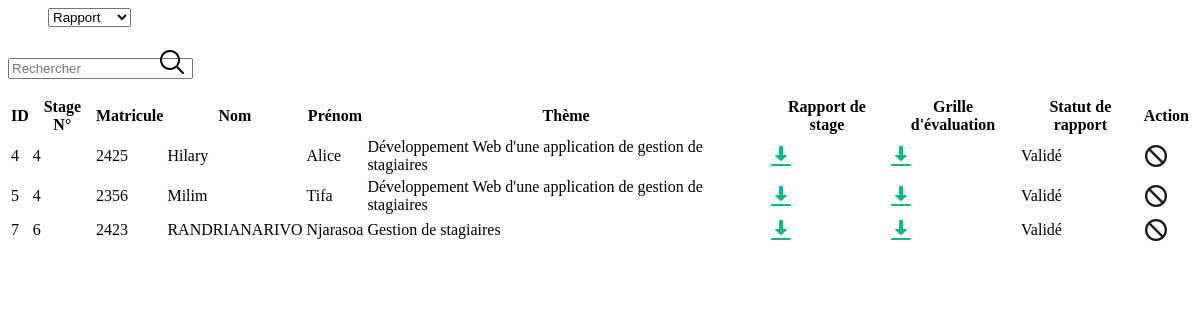
Before: /stagiaires/rapportValide/ with the older database file.
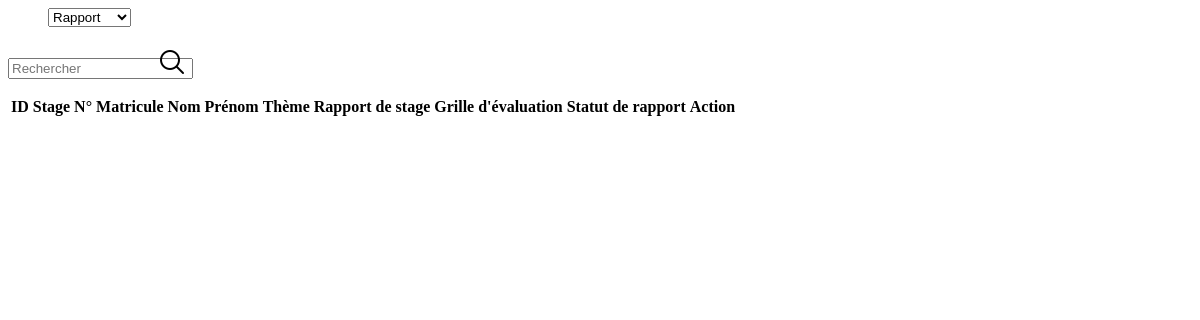
After: the same page with the newer database file.
### stagiaires/models.py (models this page shows)
class Demande(models.Model):
    numeroDemande = models.AutoField(primary_key=True)
    etudiant = models.ForeignKey(Etudiant, on_delete=models.CASCADE, related_name='demandes')
    cv = models.FileField(upload_to='documents/')
    lettreMotiv = models.FileField(upload_to='documents/')
    autreFichier = models.FileField(upload_to='documents/')
    user = models.ForeignKey(CustomUser, on_delete=models.CASCADE, related_name="demandeCompte",null=True, blank=True)

class Etudiant(models.Model):
    idEtudiant = models.AutoField(primary_key=True)
    stage = models.ForeignKey(Stage, on_delete=models.CASCADE, related_name="etudiantStage",null=True, blank=True)
    rapport = models.ForeignKey(Rapport, on_delete=models.CASCADE, related_name="etudiantRapport", null=True, blank=True)
    personnel = models.ForeignKey(Personnel, on_delete=models.SET_NULL, related_name="etudiantPersonnel",null=True, blank=True)
    matricule = models.CharField(max_length=255)
    nomEtudiant = models.CharField(max_length=255)
    prenomEtudiant = models.CharField(max_length=255)
    adresseEtudiant = models.CharField(max_length=255)
    telephoneEtudiant = models.CharField(max_length=255)
    emailEtudiant = models.EmailField()

class Stage(models.Model):
    idStage = models.AutoField(primary_key=True)
    domaine = models.CharField(max_length=255)
    theme = models.CharField(max_length=255)
    niveau =  models.CharField(max_length=255,null=True,blank =True)
    ecole = models.TextField(null=True,blank =True)
    dateDebut = models.DateField()
    dateFin = models.DateField()
    statut = models.CharField(max_length=255, choices=(('En attente', 'En attente'), ('Accepté', 'Accepté'), ('Refusé', 'Refusé'), ('Terminé', 'Terminé'),('Expiré', 'Expiré')), default='En attente')
    destinataire =  models.CharField(max_length=255, choices=(('DRH','DRH'), ('DSI', 'DSI'), ('DAF', 'DAF')),default='DRH',null=True,blank =True)

class Rapport(models.Model):
    numeroRapport = models.AutoField(primary_key=True)
    rapportStage = models.FileField(upload_to='documents/')
    appreciation = models.FileField(upload_to='documents/',null=True)
    statutRapport = models.CharField(max_length=255, choices=(('En attente', 'En attente'), ('Validé', 'Validé'), ('Refusé', 'Refusé')),default='En attente')

### stagiaires/views.py (the view)
# urls.py: path('rapportValide/', views.rapportValide, name='rapportValide'),
def rapportValide(request):
    user_id = request.user.id if request.user.is_authenticated else None
    is_superuser = check_superuser(request)
    if is_superuser:
        demandes = Demande.objects.filter(Q(etudiant__stage__statut="Accepté") | Q(etudiant__stage__statut="Terminé"),etudiant__rapport__statutRapport="Validé",etudiant__personnel__user__id=user_id)
    else :
        demandes = Demande.objects.filter(Q(etudiant__stage__statut="Accepté") | Q(etudiant__stage__statut="Terminé"),etudiant__rapport__statutRapport="Validé")
    context = {
        'is_superuser': is_superuser,
        'demandes': demandes,
        'type': 'Validé',
        'user_id': user_id
    }
    return render(request,'rapport.html',context)

### stagiaires/views.py (called while the page is built)
def check_superuser(request):
    return request.user.is_authenticated and request.user.is_superuser

### stagiaires/templates/rapport.html (shortened to what the changed rows need)
{% load static %}
<div class="table-responsive table-with-scroll">
    <table class="table table-hover table-rounded">
        <thead class="table-dark">
            <tr>
                <th>ID</th>
                <th>Stage N°</th>
                <th>Matricule</th>
                <th>Nom</th>
                <th>Prénom</th>
                <th>Thème</th>
                <th>Rapport de stage</th>
                {% if type == "Validé" %}
                <th>Grille d'évaluation</th>
                {% else %}
                <th>Appréciation</th>
                {% endif %}
                <th>Statut de rapport</th>
                {% if is_superuser and type == "En attente" or type == "Tout" %}
                    <th colspan="2" style="text-align: center;">Action</th>
                {% else %}
                    <th>Action</th>
                {% endif %}
            </tr>
        </thead>
        {% for x in demandes %}
        <tbody>
            <tr>
                    <td>{{ x.etudiant.idEtudiant }}</td>
                    <td>{{ x.etudiant.stage.idStage }}</td>
                    <td>{{ x.etudiant.matricule }}</td>
                    <td>{{ x.etudiant.nomEtudiant }}</td>
                    <td>{{ x.etudiant.prenomEtudiant }}</td>
                    <td>{{ x.etudiant.stage.theme }}</td>
                    <td>
                        {% if x.etudiant.rapport.rapportStage %}
                        <a href="{% url 'download_rapport' x.etudiant.idEtudiant 'rapportStage' %}"><img src="{% static 'images/icondownload.png' %}"></a>
                        {% else %}
                            <img src="{% static 'images/iconempty.png' %}">
                        {% endif %}
                    </td>
                    {% if type == "Validé" %}
                    <td>
                        <a href="#" data-url="{% url 'grilleEval2' x.etudiant.idEtudiant %}" class="link"><img src="{% static 'images/icondownload.png' %}"></a>
                    </td>
                    {% endif %}
                    <td>
                    {% if x.etudiant.rapport.statutRapport %}
                        {{ x.etudiant.rapport.statutRapport }}
                    {% else %}
                    <img src="{% static 'images/iconempty.png' %}">
                    {%  endif %}
                    </td>
                    {% if is_superuser %}
                        {% if type == "En attente" or type == "Tout" %}
                            {% if x.etudiant.rapport.statutRapport == "En attente" %}
                                {% if user_id and x.etudiant.personnel.user.id == user_id  %}
                                    <td>
                                        <a href="#" data-url="{% url 'grilleEval' x.etudiant.idEtudiant %}" class="link btn btn-primary">Valider</a>
                                    </td>
                                    <td>
                                        <a class="btn btn-danger" data-bs-toggle="modal" data-bs-target="#myModalAppre{{ x.etudiant.idEtudiant}}">Refuser</a>
                                    <div class="modal fade" id="myModalAppre{{ x.etudiant.idEtudiant }}">
                                        <div class="modal-dialog">
                                        <div class="modal-content">
                                            <div class="modal-header">
                                            <h4 class="modal-title">Envoie du rapport de stage</h4>
                                            <button type="button" class="btn-close" data-bs-dismiss="modal"></button>
                                            </div>
                                            <form action="{% url 'ajouter_appreciation' x.etudiant.idEtudiant %}"  method="post" enctype="multipart/form-data">
                                                <div class="modal-body">
                                                        {% csrf_token %}
                                                        <input type="file" class="form-control" id="appreciation" name="appreciation" required>
                                                </div>
                                                <div class="modal-footer">
                                                    <button type="submit" class="btn btn-primary">Soumettre</button>
                                                    <button type="button" class="btn btn-danger" data-bs-dismiss="modal">Annuler</button>
                                                </div>
                                            </form>
                                        </div>
                                        </div>
                                    </div>
                                    </td>
                                {% else %}
                                <td colspan="2" style="text-align: center;"><img src="{% static 'images/iconunavailable.png' %}"></td>
                                {% endif %}
                            {% elif x.etudiant.rapport.statutRapport == "Validé" %}
                                <td colspan="2" style="text-align: center;"><a href="#" class="link btn btn-danger" data-url="{% url 'delete_rapport' x.etudiant.idEtudiant %}">Supprimer</a></td>
                            {% else %}
                                <td colspan="2" style="text-align: center;"><img src="{% static 'images/iconunavailable.png' %}"></td>
                            {% endif %}
                        {% else %}
                        <td><a href="#" class="link btn btn-danger" data-url="{% url 'delete_rapport' x.etudiant.idEtudiant %}">Supprimer</a></td>
                        {% endif %}
                    {% else %}
                    {% if user_id and user_id == user.id %}
                        {% if x.etudiant.rapport.statutRapport != "Validé" %}
                        <td>
                            <a class="btn btn-primary" data-bs-toggle="modal" data-bs-target="#myModalrapport{{ x.etudiant.idEtudiant}}">Envoyer</a>
                            <div class="modal fade" id="myModalrapport{{ x.etudiant.idEtudiant }}">
                                <div class="modal-dialog">
                                <div class="modal-content">
                                    <div class="modal-header">
                                    <h4 class="modal-title">Envoie du rapport de stage</h4>
                                    <button type="button" class="btn-close" data-bs-dismiss="modal"></button>
                                    </div>
                                    <form action="{% url 'ajouter_rapport' x.etudiant.idEtudiant %}"  method="post" enctype="multipart/form-data">
                                        <div class="modal-body">
                                                {% csrf_token %}
                                                <input type="file" class="form-control" id="rapportStage" name="rapportStage" required>
                                        </div>
                                        <div class="modal-footer">
                                            <button type="submit" class="btn btn-primary">Soumettre</button>
                                            <button type="button" class="btn btn-danger" data-bs-dismiss="modal">Annuler</button>
                                        </div>
                                    </form>
                                </div>
                                </div>
                            </div>
                        </td>
                        {% else %}
                        <td><img src="{% static 'images/iconunavailable.png' %}"></td>
                        {% endif %}
                    {% else %}
                    <td><img src="{% static 'images/iconunavailable.png' %}"></td>
                    {% endif %}
                    {% endif %}
            </tr>
        </tbody>
        {% endfor %}
    </table>
</div>

Changed rows visible on the page:
removed Demande: etudiant.idEtudiant "4", etudiant.stage.idStage "4", etudiant.matricule "2425", etudiant.nomEtudiant "Hilary", etudiant.prenomEtudiant "Alice", etudiant.stage.theme "Développement Web d'une application de gestion de stagiaires", etudiant.rapport.statutRapport "Validé"
removed Demande: etudiant.idEtudiant "5", etudiant.stage.idStage "4", etudiant.matricule "2356", etudiant.nomEtudiant "Milim", etudiant.prenomEtudiant "Tifa", etudiant.stage.theme "Développement Web d'une application de gestion de stagiaires", etudiant.rapport.statutRapport "Validé"
removed Demande: etudiant.idEtudiant "7", etudiant.stage.idStage "6", etudiant.matricule "2423", etudiant.nomEtudiant "RANDRIANARIVO", etudiant.prenomEtudiant "Njarasoa", etudiant.stage.theme "Gestion de stagiaires", etudiant.rapport.statutRapport "Validé"
